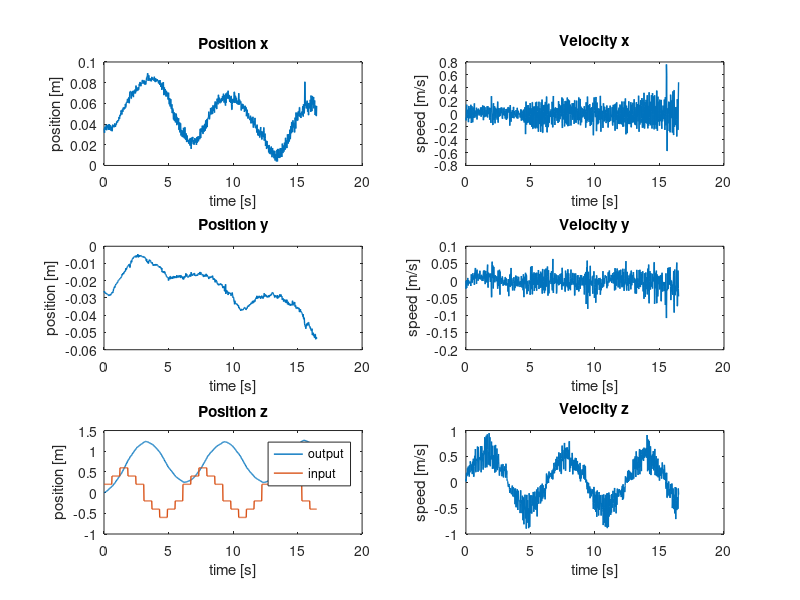
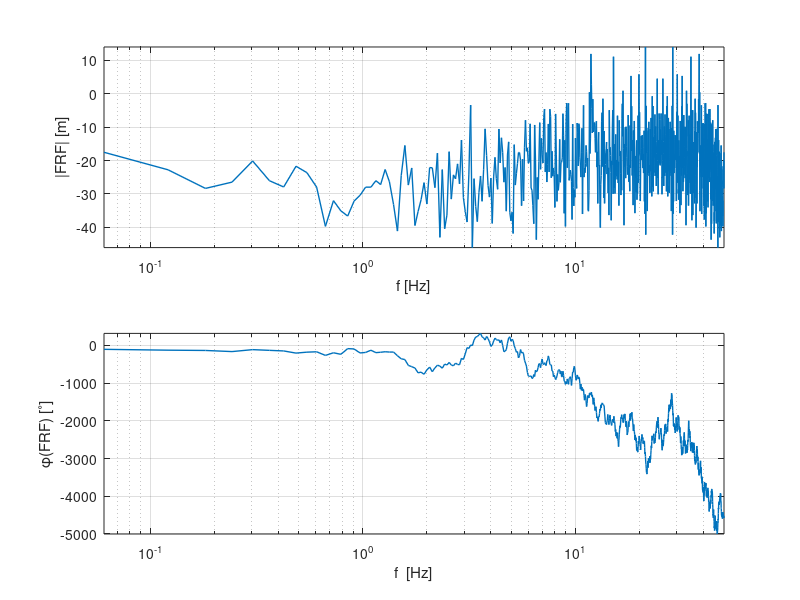
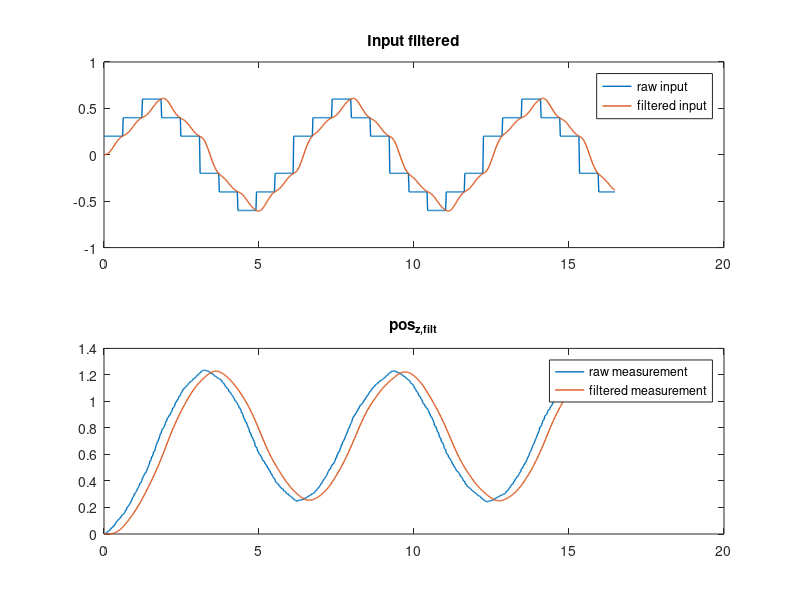
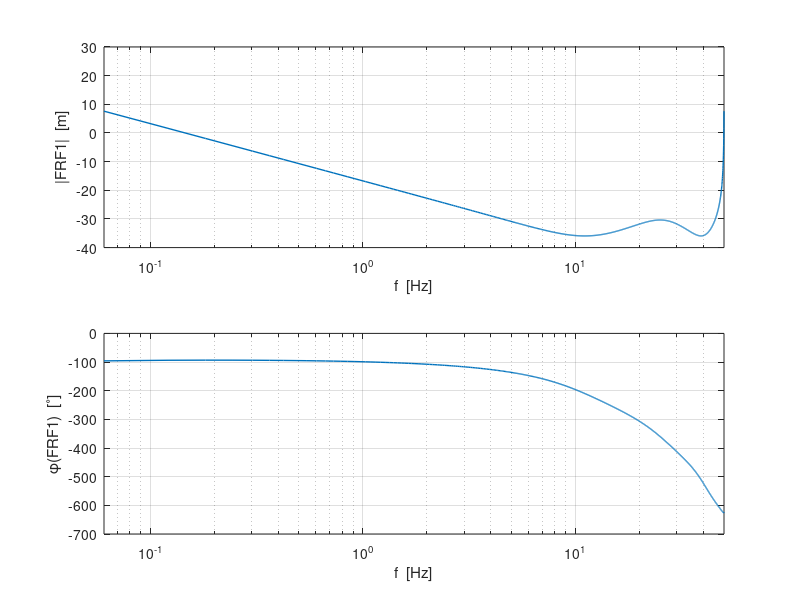

Recreate these plots in MATLAB, in order.
%%% Parameter estimation %%%
% zie ook 'test.m' !
clear all
close all

%% Load data from .mat-file

load vel_identification_z_short


%% Extract some signals from the data

set(0, 'DefaultLineLineWidth', 1);


% Cutoff useful data
% first_index = find(input~=0, 1);
input = input(1:end-100)';
output_x = output_x(1:end-100)';
output_y = output_y(1:end-100)';
output_z = output_z(1:end-100)' - output_z(1);

% Sample time
dt = 0.02;
time = (0:dt:(length(input)-1)*dt)';

% Differentiation of x-, y-, z-position
% dt = sample time (gradient assumes timestep 1)
velocity_x = gradient(output_x)/dt;
velocity_y = gradient(output_y)/dt;
velocity_z = gradient(output_z)/dt;

% Do some plotting of the measurement data.
figure('Name','Measurement Data')
subplot(321), plot(time, output_x), title('Position x'), xlabel('time [s]'), ylabel('position [m]')
subplot(322), plot(time, velocity_x), title('Velocity x'), xlabel('time [s]'), ylabel('speed [m/s]')

subplot(323), plot(time, output_y), title('Position y'), xlabel('time [s]'), ylabel('position [m]')
subplot(324), plot(time, velocity_y), title('Velocity y'), xlabel('time [s]'), ylabel('speed [m/s]')

subplot(325), plot(time, output_z, time, input), title('Position z'), xlabel('time [s]'), ylabel('position [m]'), legend('output','input')
subplot(326), plot(time, velocity_z), title('Velocity z'), xlabel('time [s]'), ylabel('speed [m/s]')


%% Frequency domain - Empirical Transfer Function
Ts = dt;
fs = 1/dt;
N = length(velocity_x);
t = [0:N-1]'*Ts;
N = numel(input);
f = [0:N-1]'*(fs/N);

input_f = fft(input);
output_z_f = fft(output_x);
velocity_x_f = fft(velocity_x);

FRF = output_z_f./input_f;

figure('Name', 'Empirical transfer function freq response'),subplot(2,1,1),semilogx(f, 20*log10(abs(FRF)), 'LineWidth', 1)
axis tight
grid on
xlabel('f [Hz]')
xlim([f(1) f(end)])
ylabel('|FRF| [m]')
subplot(2,1,2),semilogx(f, 180/pi*unwrap(angle(FRF)), 'LineWidth', 1)
grid on
axis tight
xlabel('f  [Hz]')
ylabel('\phi(FRF) [^\circ]')
xlim([f(1) f(end)])


%% Choose a cutoff frequency for Butterworth filtering
f0 = 0.2; % crossover frequency
fc = 5*f0; % cutoff frequency
fcn = fc/(fs/2); % normalized cutoff frequency



%% ---------------------
%   SECOND ORDER FITTING 
%  ---------------------

%% Filtering of the in- and output data using Butterworth filter
[B, A] = butter(3, fcn); % order must be higher than order of system, 
                            % adjust cut-off frquency to be higher than 
                            % highest eigenfrequency of the system
                             
% input filtering                           
input_filt = filter(B, A, input);
% output filtering
output_z_filt = filter(B, A, output_z);

figure('Name','3d order Butt. filtered Input & Measurement')
subplot(211),plot(t,input,t,input_filt),title('Input filtered')
legend('raw input', 'filtered input')
subplot(212),plot(time, output_z, time, output_z_filt),title('pos_{z,filt}')
legend('raw measurement', 'filtered measurement')


% Least squares solution for approximation of the parameters in the system
%% Without filtering
% --- PROPER [order(N) = order(D)]
%
%           Y(z)    b2*z^2 + b1*z + b0
%   G(z) = ----- = --------------------
%           U(z)     z^2 + a1*z + a0
%
% y[k] = -a1*y[k-1]-a0*y[k-2]+b2*u[k]+b1*u[k-1]+b0*u[k-2]
%
% theta = [a1 a0 b2 b1 b0]

y1 = output_z(3:end);
Phi1 = [-output_z(2:end-1), -output_z(1:end-2), input(3:end), input(2:end-1), input(1:end-2)];
theta1 = Phi1\y1;

B1 = [theta1(3), theta1(4), theta1(5)];
A1 = [1, theta1(1) theta1(2)];

sys_d1 = tf(B1, A1, Ts);

FRF1 = squeeze(freqresp(sys_d1,2*pi*f));

figure('Name','2nd order, no filter, proper - Freq. resp.'), subplot(211)
semilogx(f, 20*log10(abs(FRF1)))
grid on
xlim([f(1) f(end)])
xlabel('f  [Hz]')
ylabel('|FRF1|  [m]')
subplot(212),semilogx(f, 180/pi*unwrap(angle(FRF1)))
grid on
xlim([f(1) f(end)])
xlabel('f  [Hz]')
ylabel('\phi(FRF1)  [^\circ]')

x1 = lsim(sys_d1,input,t);

figure('Name','2nd order, no filter, proper - Simulation')
subplot(211)
hold on
plot(t, output_z,'g')
plot(t, x1)
title('2nd order, no filter, proper - Simulation VS Measurement')
legend('pos_{z,meas}','pos_{z,sim}')
xlabel('Time [s]')
ylabel('Displacement [m]')
axis tight
subplot(212)
plot(t,output_z - x1)
title('Difference between simulation and measurement')
legend('pos_{z,meas}-pos_{z,sim}')
xlabel('Time [s]')
ylabel('Displacement [m]')
axis tight

figure('Name','2nd order, no filter, proper - Pole Zero Map'),pzmap(sys_d1)


%% With Butterworth filtering of in and output
% --- PROPER [order(N) = order(D)]
%
%           Y(z)    b2*z^2 + b1*z + b0
%   G(z) = ----- = --------------------
%           U(z)     z^2 + a1*z + a0
%
% y[k] = -a1*y[k-1]-a0*y[k-2]+b2*u[k]+b1*u[k-1]+b0*u[k-2]
%
% theta = [a1 a0 b2 b1 b0]

y2 = output_z_filt(3:end);
Phi2 = [-output_z_filt(2:end-1), -output_z_filt(1:end-2), input_filt(3:end), input_filt(2:end-1), input_filt(1:end-2)];
theta2 = Phi2\y2;

B2 = [theta2(3),theta2(4),theta2(5)];
A2 = [1, theta2(1) theta2(2)];

sys_d2 = tf(B2, A2, Ts);

FRF2 = squeeze(freqresp(sys_d2,2*pi*f));

figure('Name','2nd order, filtered, proper - Freq. resp.'),subplot(2,1,1),semilogx(f, 20*log10(abs(FRF2)))
grid on 
xlim([f(1) f(end)])
xlabel('f  [Hz]')
ylabel('|FRF2|  [m]')
axis tight
subplot(2,1,2)
semilogx(f, 180/pi*unwrap(angle(FRF2)))
grid on
xlim([f(1) f(end)])
xlabel('f  [Hz]')
ylabel('\phi(FRF2)  [^\circ]')

x2 = lsim(sys_d2,input,t);

figure('Name','2nd order, filtered, proper - Simulation')
subplot(211)
hold on
plot(t, output_z,'g')
plot(t, output_z_filt)
plot(t,x2)
legend('pos_{z,meas}', 'pos_{z,filt}', 'pos_{z,sim}')
title('2nd order, filtered, proper - Simulation VS Measurement')
xlabel('Time [s]')
axis tight
ylabel('output [m/s]')
subplot(212)
plot(t,output_z - x2)
title('Difference between simulation and measurement')
legend('pos_{z,meas}-pos_{z,sim}')
xlabel('Time [s]')
ylabel('output [m/s]')
axis tight

figure('Name','2nd order, filtered, proper - Pole Zero Map'),pzmap(sys_d2)

%% With Butterworth filtering of in and output
% --- STRICTLY PROPER [order(N) = order(D)]
%
%           Y(z)        b1*z + b0
%   G(z) = ----- = --------------------
%           U(z)     z^2 + a1*z + a0
%
% y[k] = -a1*y[k-1]-a0*y[k-2]+b2*u[k]+b1*u[k-1]+b0*u[k-2]
%
% theta = [a1 a0 b1 b0]

y0 = output_z_filt(3:end);
Phi0 = [-output_z_filt(2:end-1), -output_z_filt(1:end-2), input_filt(2:end-1), input_filt(1:end-2)];
theta0 = Phi0\y0;

B0 = [theta0(3),theta0(4)];
A0 = [1, theta0(1) theta0(2)];

sys_d0 = tf(B0, A0, Ts);

FRF0 = squeeze(freqresp(sys_d0,2*pi*f));

figure('Name','2nd order, filtered, strictly proper - Freq. resp.'),subplot(2,1,1),semilogx(f, 20*log10(abs(FRF0)))
grid on 
xlim([f(1) f(end)])
xlabel('f  [Hz]')
ylabel('|FRF0|  [m]')
axis tight
subplot(2,1,2)
semilogx(f, 180/pi*unwrap(angle(FRF0)))
grid on
xlim([f(1) f(end)])
xlabel('f  [Hz]')
ylabel('\phi(FRF0)  [^\circ]')

x0 = lsim(sys_d0,input,t);

figure('Name','2nd order, filtered, strictly proper - Simulation')
subplot(211)
hold on
plot(t, output_z,'g')
plot(t, output_z_filt)
plot(t,x0)
legend('pos_{z,meas}', 'pos_{z,filt}', 'pos_{z,sim}')
title('2nd order, filtered, proper - Simulation VS Measurement')
xlabel('Time [s]')
axis tight
ylabel('output [m/s]')
subplot(212)
plot(t,output_z - x0)
title('Difference between simulation and measurement')
legend('pos_{z,meas}-pos_{z,sim}')
xlabel('Time [s]')
ylabel('output [m/s]')
axis tight

figure('Name','2nd order, filtered, proper - Pole Zero Map'),pzmap(sys_d2)



% ---------------------
%% THIRD ORDER FITTING 
% ---------------------

%% Filtering of the in- and output data using Butterworth filter
[B, A] = butter(4, fcn); % order must be higher than order of system, 
                            % adjust cut-off frquency to be higher than 
                            % highest eigenfrequency of the system
                             
% input filtering                           
input_filt = filter(B, A, input);
% output filtering
output_z_filt = filter(B, A, output_z);

figure('Name','4th order Butt. filtered Input & Measurement')
subplot(211),plot(t,input,t,input_filt),title('Input filtered')
legend('raw input', 'filtered input')
subplot(212),plot(time, output_z, time, output_z_filt),title('pos_{z,filt}')
legend('raw measurement', 'filtered measurement')


% Least squares solution for approximation of the parameters in the system
%% Without filtering
% --- PROPER [order(N) = order(D)]
%
%           Y(z)    b3*z^3 + b2*z^2 + b1*z + b0
%   G(z) = ----- = -----------------------------
%           U(z)     z^3 + a2*z^2 + a1*z + a0
%
% y[k] =
% -a2*y[k-1]-a1*y[k-2]-a0*y[k-3]+b3*u[k]+b2*u[k-1]+b1*u[k-2]+b0*u[k-3]
%
% theta = [a2 a1 a0 b3 b2 b1 b0]

y3 = output_z(4:end);
Phi3 = [-output_z(3:end-1), -output_z(2:end-2), -output_z(1:end-3), input(4:end), input(3:end-1), input(2:end-2), input(1:end-3)];
theta3 = Phi3\y3;

B3 = [theta3(4), theta3(5), theta3(6), theta3(7)];
A3 = [1, theta3(1) theta3(2) theta3(3)];

sys_d3 = tf(B3, A3, Ts);

FRF3 = squeeze(freqresp(sys_d3,2*pi*f));

figure('Name','3d order, no filter, proper -  Freq. Resp.'), subplot(211)
semilogx(f, 20*log10(abs(FRF3)))
grid on
xlim([f(1) f(end)])
xlabel('f  [Hz]')
ylabel('|FRF3|  [m]')
subplot(212),semilogx(f, 180/pi*unwrap(angle(FRF3)))
grid on
xlim([f(1) f(end)])
xlabel('f  [Hz]')
ylabel('\phi(FRF3)  [^\circ]')

x3 = lsim(sys_d3,input,t);

figure('Name','3d order, no filter, proper - Simulation')
subplot(211)
hold on
plot(t, output_z,'g')
plot(t, x3)
title('3d order, no filter, proper - Simulation VS Measurement')
legend('pos_{z,meas}','pos_{z,sim}')
xlabel('Time [s]')
ylabel('Displacement [m]')
axis tight
subplot(212)
plot(t,output_z - x3)
title('Difference between simulation and measurement')
legend('pos_{z,meas}-pos_{z,sim}')
xlabel('Time [s]')
ylabel('Displacement [m]')
axis tight

figure('Name','3d order, no filter, proper - Pole Zero Map'),pzmap(sys_d3)


%% With Butterworth filtering of in- and output.
% --- PROPER [order(N) = order(D)]
%
%           Y(z)    b3*z^3 + b2*z^2 + b1*z + b0
%   G(z) = ----- = -----------------------------
%           U(z)     z^3 + a2*z^2 + a1*z + a0
%
% y[k] =
% -a2*y[k-1]-a1*y[k-2]-a0*y[k-3]+b3*u[k]+b2*u[k-1]+b1*u[k-2]+b0*u[k-3]
%
% theta = [a2 a1 a0 b3 b2 b1 b0]

y4 = output_z_filt(4:end);
Phi4 = [-output_z_filt(3:end-1), -output_z_filt(2:end-2), -output_z_filt(1:end-3), input_filt(4:end), input_filt(3:end-1), input_filt(2:end-2), input_filt(1:end-3)];
theta4 = Phi4\y4;

B4 = [theta4(4), theta4(5), theta4(6), theta4(7)];
A4 = [1, theta4(1) theta4(2) theta4(3)];

sys_d4 = tf(B4, A4, Ts);

FRF4 = squeeze(freqresp(sys_d4,2*pi*f));

figure('Name','3d order, filtered, proper - Freq. Resp.'), subplot(211)
semilogx(f, 20*log10(abs(FRF4)))
grid on
xlim([f(1) f(end)])
xlabel('f  [Hz]')
ylabel('|FRF4|  [m]')
subplot(212),semilogx(f, 180/pi*unwrap(angle(FRF4)))
grid on
xlim([f(1) f(end)])
xlabel('f  [Hz]')
ylabel('\phi(FRF4)  [^\circ]')

x4 = lsim(sys_d4,input,t);

figure('Name','3d order, filtered, proper - Simulation')
subplot(211)
hold on
plot(t, output_z_filt,'g')
plot(t, x4)
title('3d order, filtered, proper - Simulation VS Measurement')
legend('pos_{z,meas}','pos_{z,sim}')
xlabel('Time [s]')
ylabel('Displacement [m]')
axis tight
subplot(212)
plot(t,output_z_filt - x4)
title('Difference between simulation and measurement')
legend('pos_{z,meas}-pos_{z,sim}')
xlabel('Time [s]')
ylabel('Displacement [m]')
axis tight

figure('Name','3d order, filtered, proper - Pole Zero Map'),pzmap(sys_d4)

%% Without filtering
% --- STRICTLY PROPER [order(N) < order(D)]
%
%           Y(z)       b2*z^2 + b1*z + b0
%   G(z) = ----- = --------------------------
%           U(z)    z^3 + a2*z^2 + a1*z + a0
%
% y[k] = -a2*y[k-1]-a1*y[k-2]-a0*y[k-3]+b2*u[k-1]+b1*u[k-2]+b0*u[k-3]
%
% theta = [a2 a1 a0 b2 b1 b0]

y5 = output_z(4:end);
Phi5 = [-output_z(3:end-1), -output_z(2:end-2), -output_z(1:end-3), input(4:end), input(3:end-1), input(2:end-2), input(1:end-3)];
theta5 = Phi5\y5;

B5 = [theta5(4), theta5(5), theta5(6)];
A5 = [1, theta5(1) theta5(2) theta5(3)];

sys_d5 = tf(B5, A5, Ts);

FRF5 = squeeze(freqresp(sys_d5,2*pi*f));

figure('Name','3d order, no filter, strictly proper - Freq. Resp.'), subplot(211)
semilogx(f, 20*log10(abs(FRF5)))
grid on
xlim([f(1) f(end)])
xlabel('f  [Hz]')
ylabel('|FRF5|  [m]')
subplot(212),semilogx(f, 180/pi*unwrap(angle(FRF5)))
grid on
xlim([f(1) f(end)])
xlabel('f  [Hz]')
ylabel('\phi(FRF5)  [^\circ]')

x5 = lsim(sys_d5,input,t);

figure('Name','3d order, no filter, strictly proper - Simulation')
subplot(211)
hold on
plot(t, output_z,'g')
plot(t, x5)
title('3d order, no filter, strictly proper - Simulation VS Measurement')
legend('pos_{z,meas}','pos_{z,sim}')
xlabel('Time [s]')
ylabel('Displacement [m]')
axis tight
subplot(212)
plot(t,output_z - x5)
title('Difference between simulation and measurement')
legend('pos_{z,meas}-pos_{z,sim}')
xlabel('Time [s]')
ylabel('Displacement [m]')
axis tight

figure('Name','3d order, no filter, strictly proper - Pole Zero Map'),pzmap(sys_d5)


%% With Butterworth filtering of in- and output.
% --- STRICTLY PROPER [order(N) < order(D)]
%
%           Y(z)       b2*z^2 + b1*z + b0
%   G(z) = ----- = --------------------------
%           U(z)    z^3 + a2*z^2 + a1*z + a0
%
% y[k] = -a2*y[k-1]-a1*y[k-2]-a0*y[k-3]]+b2*u[k-1]+b1*u[k-2]+b0*u[k-3]
%
% theta = [a2 a1 a0 b2 b1 b0]

y6 = output_z_filt(4:end);
Phi6 = [-output_z_filt(3:end-1), -output_z_filt(2:end-2), -output_z_filt(1:end-3), input_filt(3:end-1), input_filt(2:end-2), input_filt(1:end-3)];
theta6 = Phi6\y6;

B6 = [theta6(4), theta6(5), theta6(6)];
A6 = [1, theta6(1) theta6(2) theta6(3)];

sys_d6 = tf(B6, A6, Ts);

FRF6 = squeeze(freqresp(sys_d6,2*pi*f));

figure('Name','3d order, filtered, strictly proper - Freq. Resp.'), subplot(211)
semilogx(f, 20*log10(abs(FRF6)))
grid on
xlim([f(1) f(end)])
xlabel('f  [Hz]')
ylabel('|FRF6|  [m]')
subplot(212),semilogx(f, 180/pi*unwrap(angle(FRF6)))
grid on
xlim([f(1) f(end)])
xlabel('f  [Hz]')
ylabel('\phi(FRF6)  [^\circ]')

x6 = lsim(sys_d6,input,t);

figure('Name','3d order, filtered, strictly proper - Simulation')
subplot(211)
hold on
plot(t, output_z_filt,'g')
plot(t, x6)
title('3d order, filtered, strictly proper - Simulation VS Measurement')
legend('pos_{z,meas}','pos_{z,sim}')
xlabel('Time [s]')
ylabel('Displacement [m]')
axis tight
subplot(212)
plot(t,output_z_filt - x6)
title('Difference between simulation and measurement')
legend('pos_{z,meas}-pos_{z,sim}')
xlabel('Time [s]')
ylabel('Displacement [m]')
axis tight

figure('Name','3d order, filtered, strictly proper - Pole Zero Map'),pzmap(sys_d6)


% ---------------------
%% FOURTH ORDER FITTING 
% ---------------------

%% Filtering of the in- and output data using Butterworth filter
[B, A] = butter(5, fcn); % order must be higher than order of system, 
                            % adjust cut-off frquency to be higher than 
                            % highest eigenfrequency of the system
                             
% input filtering                           
input_filt = filter(B, A, input);
% output filtering
output_z_filt = filter(B, A, output_z);

figure('Name','4th order Butt. filtered Input & Measurement')
subplot(211),plot(t,input,t,input_filt),title('Input filtered')
legend('raw input', 'filtered input')
subplot(212),plot(time, output_z, time, output_z_filt),title('pos_{z,filt}')
legend('raw measurement', 'filtered measurement')


%% With Butterworth filtering of in- and output.
% --- STRICTLY PROPER [order(N) < order(D)]
%
%           Y(z)       b3*z^3 + b2*z^2 + b1*z + b0
%   G(z) = ----- = -----------------------------------
%           U(z)    z^4 + a3*z^3 + a2*z^2 + a1*z + a0
%
% y[k] = -a3*y[k-1]-a2*y[k-2]-a1*y[k-3]-a0*y[k-4]+b3*u[k-1]+b2*u[k-2]+b1*u[k-3]+b1*u[k-4]
%
% theta = [a3 a2 a1 a0 b3 b2 b1 b0]

y7 = output_z_filt(5:end);
Phi7 = [-output_z_filt(4:end-1), -output_z_filt(3:end-2), -output_z_filt(2:end-3), -output_z_filt(1:end-4), input_filt(4:end-1), input_filt(3:end-2), input_filt(2:end-3), input_filt(1:end-4)];
theta7 = Phi7\y7;

B7 = [theta7(5), theta7(6), theta7(7), theta7(8)];
A7 = [1, theta7(1) theta7(2) theta7(3) theta7(4)];

sys_d7 = tf(B7, A7, Ts);

FRF7 = squeeze(freqresp(sys_d7,2*pi*f));

figure('Name','4th order, filtered, strictly proper - Freq. Resp.'), subplot(211)
semilogx(f, 20*log10(abs(FRF6)))
grid on
xlim([f(1) f(end)])
xlabel('f  [Hz]')
ylabel('|FRF7|  [m]')
subplot(212),semilogx(f, 180/pi*unwrap(angle(FRF6)))
grid on
xlim([f(1) f(end)])
xlabel('f  [Hz]')
ylabel('\phi(FRF7)  [^\circ]')

x7 = lsim(sys_d7,input,t);

figure('Name','4th order, filtered, strictly proper - Simulation')
subplot(211)
hold on
plot(t, output_z_filt,'g')
plot(t, x7)
title('4th order, filtered, strictly proper - Simulation VS Measurement')
legend('pos_{z,meas}','pos_{z,sim}')
xlabel('Time [s]')
ylabel('Displacement [m]')
axis tight
subplot(212)
plot(t,output_z_filt - x7)
title('Difference between simulation and measurement')
legend('pos_{z,meas}-pos_{z,sim}')
xlabel('Time [s]')
ylabel('Displacement [m]')
axis tight

figure('Name','4th order, filtered, strictly proper - Pole Zero Map'),pzmap(sys_d7)





%  ------------------
%% Comparison of fits
%  ------------------
figure
plot(t,[output_z ...
        x1 x2 x0 x3 x4 x5 x6 x7])
        %x1 x2]) 
legend('measurement',...
        '2nd - no filter - proper',...
        '2nd - filter - proper',...
        '2nd - filter - strictly proper',...
        '3d - no filter - proper',...
        '3d - filter - proper',...
        '3d - no filter - strictly proper',...
        '3d - filter - strictly proper',...
        '4th - filter - strictly proper')

 
%% Find crossover frequency of best fit
[error, index] = min(abs(20*log10(abs(FRF0(1:end-100)))));
f0 = f(index);

fprintf('f0z: %d \n', f0)

     
%% continuous time transfer function
sys_c0 = d2c(sys_d0);
sys_c0


%% Save result (transfer function)
%save('HVJ_x_cont','sys_c2nd')

